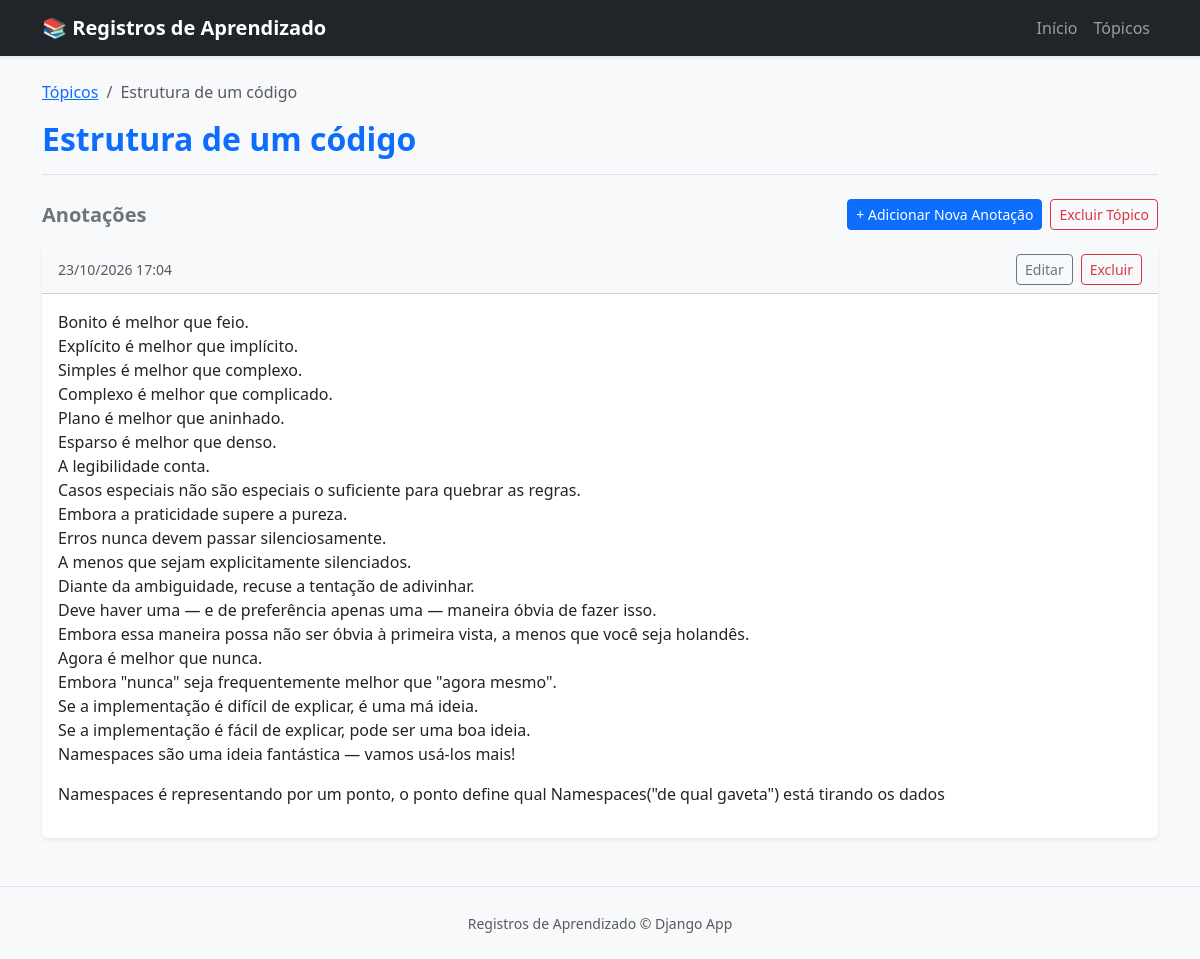
The page /topicos/4/ on the database its author committed.
### registros_de_aprendizado/models.py (models this page shows, shortened)
class Topicos(models.Model):
    texto = models.CharField(max_length=200)
    data_de_adicao = models.DateTimeField(auto_now_add=True)

class Entrada(models.Model):
    topico = models.ForeignKey(Topicos, on_delete=models.CASCADE) # Na vesão atual do django é obrigatório inserir o on_delete
    texto = models.TextField()
    data_de_adicao = models.DateTimeField(auto_now_add=True)
    class Meta: # Classe que ajuda a definir o plural de uma palavra
        verbose_name_plural = "entradas"

### registros_de_aprendizado/views.py (the view)
# urls.py: path('topicos/<int:topico_id>/', views.topico, name='topico'), # Página de detalhes para um único assunto
def topico(request, topico_id):
    topico = Topicos.objects.get(id=topico_id)
    entradas = topico.entrada_set.order_by("-data_de_adicao")
    contexto = {"topico": topico, "entradas": entradas}
    return render(request, "registros_de_aprendizado/topico.html", contexto)

### registros_de_aprendizado/templates/registros_de_aprendizado/topico.html (shortened to what this page needs)
{% extends "registros_de_aprendizado/base.html" %}
{% block content %}
<nav aria-label="breadcrumb">
    <ol class="breadcrumb">
        <li class="breadcrumb-item"><a href="{% url 'registros_de_aprendizado:topicos' %}">Tópicos</a></li>
        <li class="breadcrumb-item active" aria-current="page">{{ topico.texto }}</li>
    </ol>
</nav>
<div class="border-bottom pb-2 mb-4">
    <h2 class="fw-bold text-primary">{{ topico.texto }}</h2>
</div>
<div class="d-flex justify-content-between align-items-center mb-3">
    <h3 class="h5 fw-bold text-secondary mb-0">Anotações</h3>
    <div class="d-flex gap-2">
        <a href="{% url 'registros_de_aprendizado:nova_entrada' topico.id %}" class="btn btn-primary btn-sm">
            + Adicionar Nova Anotação
        </a>
        <form action="{% url 'registros_de_aprendizado:deleta_topico' topico.id %}" method="post" style="display:inline;" onsubmit="return confirm('Tem certeza que deseja excluir este tópico e todas as suas anotações?');">
            <button type="submit" class="btn btn-outline-danger btn-sm">Excluir Tópico</button>
        </form>
    </div>
</div>
<div class="d-flex flex-column gap-3">
    {% for entrada in entradas %}
        <div class="card shadow-sm border-0">
            <div class="card-header bg-light d-flex justify-content-between align-items-center">
                <small class="text-muted">{{ entrada.data_de_adicao|date:"d/m/Y H:i" }}</small>
                <div class="d-flex gap-2">
                    <a href="{% url 'registros_de_aprendizado:edita_entrada' entrada.id %}" class="btn btn-outline-secondary btn-sm">
                        Editar
                    </a>
                    <form action="{% url 'registros_de_aprendizado:deleta_entrada' entrada.id %}" method="post" style="display:inline;" onsubmit="return confirm('Tem certeza que deseja excluir esta anotação?');">
                        <button type="submit" class="btn btn-outline-danger btn-sm">Excluir</button>
                    </form>
                </div>
            </div>
            <div class="card-body">
                <p class="card-text mb-0">{{ entrada.texto|linebreaks }}</p>
            </div>
        </div>
    {% empty %}
        <div class="alert alert-warning shadow-sm" role="alert">
            Nenhuma anotação cadastrada para este tópico ainda.
        </div>
    {% endfor %}
</div>
{% endblock %}

### rows shown on the page
Topicos: texto "Estrutura de um código"
Entrada: data_de_adicao "23/10/2026 17:04", texto "Bonito é melhor que feio. Explícito é melhor que implícito. Simples é melhor que complexo. Complexo é melhor que complicado. Plano é melhor que aninhado. Esparso é melhor que denso. A legibilidade conta. Casos especiais não são especiais o suficiente para quebrar as regras. Embora a praticidade supere a pureza. Erros nunca devem passar silenciosamente. A menos que sejam explicitamente silenciados. Diante da ambiguidade, recuse a tentação de adivinhar. Deve haver uma — e de preferência apenas uma — maneira óbvia de fazer isso. Embora essa maneira possa não ser óbvia à primeira vista, a menos que você seja holandês. Agora é melhor que nunca. Embora \"nunca\" seja frequentemente melhor que…"
